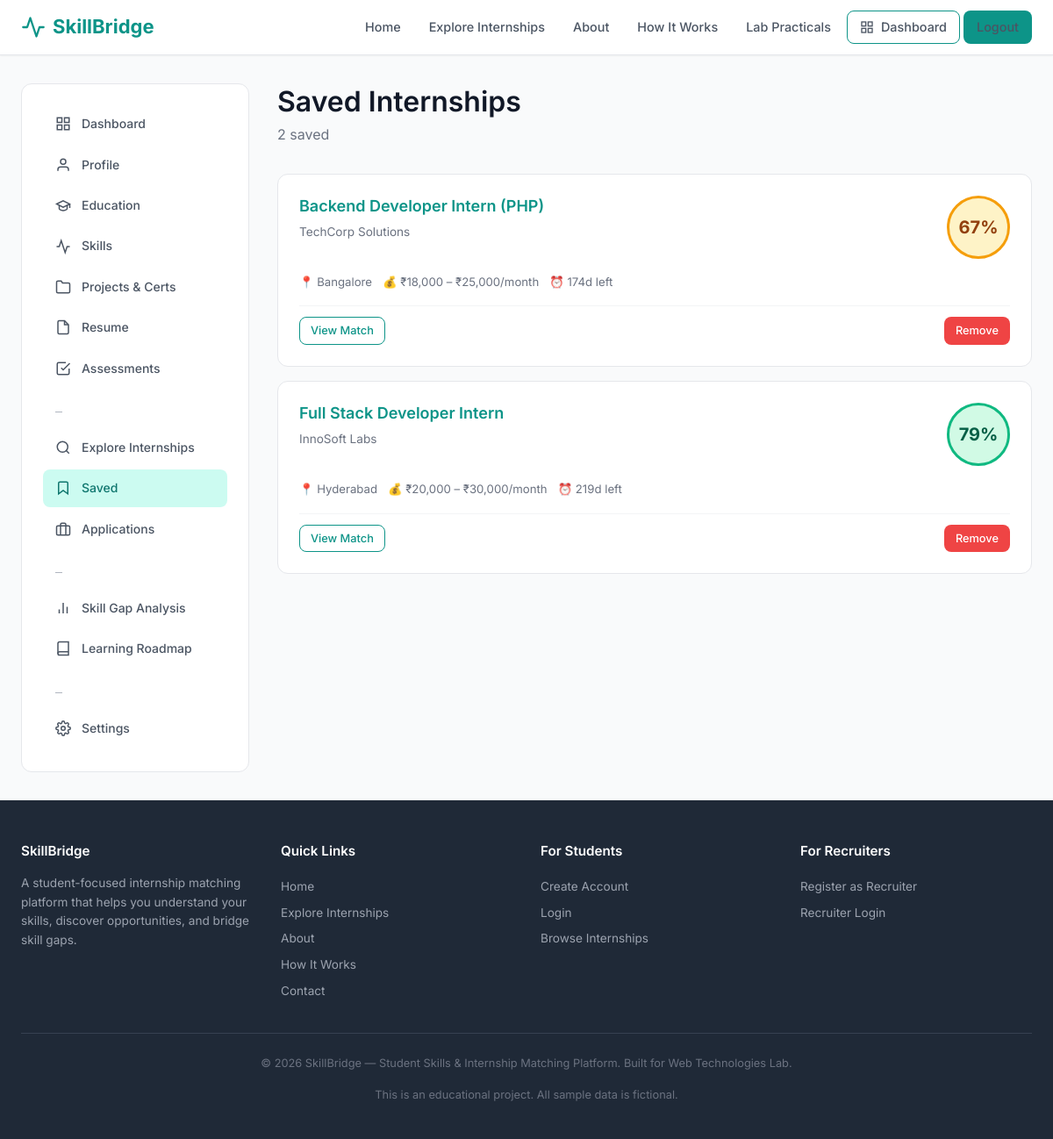
Screenshot of /student/saved-internships.php (signed in) with the database file from the repository.
### tables this page shows
CREATE TABLE saved_internships (
    id INT AUTO_INCREMENT PRIMARY KEY,
    student_profile_id INT NOT NULL,
    internship_id INT NOT NULL,
    saved_at TIMESTAMP DEFAULT CURRENT_TIMESTAMP,
    UNIQUE KEY uk_saved (student_profile_id, internship_id),
    FOREIGN KEY (student_profile_id) REFERENCES student_profiles(id) ON DELETE CASCADE,
    FOREIGN KEY (internship_id) REFERENCES internships(id) ON DELETE CASCADE
);

CREATE TABLE internships (
    id INT AUTO_INCREMENT PRIMARY KEY,
    recruiter_profile_id INT NOT NULL,
    title VARCHAR(200) NOT NULL,
    description TEXT NOT NULL,
    responsibilities TEXT DEFAULT NULL,
    eligibility TEXT DEFAULT NULL,
    eligible_degrees VARCHAR(255) DEFAULT NULL,     
    eligible_branches VARCHAR(255) DEFAULT NULL,    
    min_graduation_year INT DEFAULT NULL,
    max_graduation_year INT DEFAULT NULL,
    location VARCHAR(150) DEFAULT NULL,
    work_mode ENUM('remote', 'hybrid', 'onsite') DEFAULT 'remote',
    stipend_min INT DEFAULT 0,
    stipend_max INT DEFAULT 0,
    is_paid TINYINT(1) DEFAULT 1,
    duration VARCHAR(100) DEFAULT NULL,
    openings INT DEFAULT 1,
    application_instructions TEXT DEFAULT NULL,
    start_date DATE DEFAULT NULL,
    application_deadline DATE DEFAULT NULL,
    status ENUM('draft', 'active', 'closed', 'expired') DEFAULT 'active',
    career_category VARCHAR(100) DEFAULT NULL,
    is_sample TINYINT(1) DEFAULT 0,    
    created_at TIMESTAMP DEFAULT CURRENT_TIMESTAMP,
    updated_at TIMESTAMP DEFAULT CURRENT_TIMESTAMP ON UPDATE CURRENT_TIMESTAMP,
    FOREIGN KEY (recruiter_profile_id) REFERENCES recruiter_profiles(id) ON DELETE CASCADE,
    INDEX idx_status (status),
    INDEX idx_deadline (application_deadline),
    INDEX idx_career (career_category)
);

CREATE TABLE recruiter_profiles (
    id INT AUTO_INCREMENT PRIMARY KEY,
    user_id INT NOT NULL,
    company_name VARCHAR(200) DEFAULT NULL,
    company_website VARCHAR(255) DEFAULT NULL,
    company_description TEXT DEFAULT NULL,
    company_logo_path VARCHAR(255) DEFAULT NULL,
    industry VARCHAR(100) DEFAULT NULL,
    company_size VARCHAR(50) DEFAULT NULL,
    location VARCHAR(150) DEFAULT NULL,
    phone VARCHAR(20) DEFAULT NULL,
    created_at TIMESTAMP DEFAULT CURRENT_TIMESTAMP,
    updated_at TIMESTAMP DEFAULT CURRENT_TIMESTAMP ON UPDATE CURRENT_TIMESTAMP,
    UNIQUE KEY uk_user (user_id),
    FOREIGN KEY (user_id) REFERENCES users(id) ON DELETE CASCADE
);

### includes/functions.php (called while the page is built, shortened)
<?php
function e(?string $str): string {
    return htmlspecialchars($str ?? '', ENT_QUOTES, 'UTF-8');
}
function calculateMatchScore(PDO $db, int $studentProfileId, int $internshipId): array {
    $stmt = $db->prepare('
        SELECT isr.skill_id, isr.importance, isr.min_proficiency, s.name AS skill_name
        FROM internship_skills isr
        JOIN skills s ON s.id = isr.skill_id
        WHERE isr.internship_id = ?
    ');
    $stmt->execute([$internshipId]);
    $requiredSkills = $stmt->fetchAll();
    $stmt = $db->prepare('
        SELECT ss.skill_id, ss.proficiency, s.name AS skill_name
        FROM student_skills ss
        JOIN skills s ON s.id = ss.skill_id
        WHERE ss.student_profile_id = ?
    ');
    $stmt->execute([$studentProfileId]);
    $studentSkillsRaw = $stmt->fetchAll();
    $studentSkills = [];
    foreach ($studentSkillsRaw as $ss) {
        $studentSkills[(int)$ss['skill_id']] = $ss['proficiency'];
    }
    $proficiencyLevels = ['beginner' => 1, 'intermediate' => 2, 'advanced' => 3];
    $matched  = [];
    $missing  = [];
    $weak     = [];
    $importanceWeights = ['required' => 1.0, 'preferred' => 0.6, 'nice_to_have' => 0.3];
    $totalWeight = 0;
    $earnedWeight = 0;
    foreach ($requiredSkills as $rs) {
        $skillId   = (int) $rs['skill_id'];
        $skillName = $rs['skill_name'];
        $importance = $rs['importance'];
        $minProf   = $rs['min_proficiency'];
        $weight    = $importanceWeights[$importance] ?? 1.0;
        $totalWeight += $weight;
        if (isset($studentSkills[$skillId])) {
            $studentLevel = $proficiencyLevels[$studentSkills[$skillId]] ?? 1;
            $requiredLevel = $proficiencyLevels[$minProf] ?? 1;
            if ($studentLevel >= $requiredLevel) {
                $matched[] = [
                    'name'       => $skillName,
                    'importance' => $importance,
                    'student_level' => $studentSkills[$skillId],
                    'required_level' => $minProf,
                ];
                $earnedWeight += $weight;
            } else {
                $weak[] = [
                    'name'       => $skillName,
                    'importance' => $importance,
                    'student_level' => $studentSkills[$skillId],
                    'required_level' => $minProf,
                ];
                $earnedWeight += $weight * ($studentLevel / $requiredLevel);
            }
        } else {
            $missing[] = [
                'name'       => $skillName,
                'importance' => $importance,
                'required_level' => $minProf,
            ];
        }
    }
    $score = ($totalWeight > 0) ? round(($earnedWeight / $totalWeight) * 100) : 0;
    $score = min(100, max(0, $score));
    $explanation = "You match {$score}% of the requirements. ";
    $matchedCount = count($matched);
    $totalCount   = count($requiredSkills);
    $explanation  .= "You have {$matchedCount} of {$totalCount} required skills at the needed level. ";
    if (!empty($missing)) {
        $missingNames = array_column($missing, 'name');
        $explanation .= "Missing: " . implode(', ', $missingNames) . ". ";
    }
    if (!empty($weak)) {
        $weakNames = array_column($weak, 'name');
        $explanation .= "Needs improvement: " . implode(', ', $weakNames) . ". ";
    }
    return [
        'score'           => $score,
        'matched_skills'  => $matched,
        'missing_skills'  => $missing,
        'weak_skills'     => $weak,
        'total_required'  => $totalCount,
        'explanation'     => trim($explanation),
    ];
}
function formatStipend(int $min, int $max, bool $isPaid): string {
    return '₹' . number_format($min) . ' – ₹' . number_format($max) . '/month';
}
function daysRemaining(?string $deadline): ?int {
    $deadlineTime = strtotime($deadline);
    $diff = $deadlineTime - time();
    return (int) ceil($diff / 86400);
}

### includes/auth.php (called while the page is built, shortened)
<?php
function getCurrentUserId(): ?int {
    return $_SESSION['user_id'] ?? null;
}
function getCurrentUserRole(): ?string {
    return $_SESSION['user_role'] ?? null;
}
function getStudentProfileId(?PDO $db): ?int {
    $stmt = $db->prepare('SELECT id FROM student_profiles WHERE user_id = ?');
    $stmt->execute([getCurrentUserId()]);
    $result = $stmt->fetch();
    return $result ? (int) $result['id'] : null;
}

### student/saved-internships.php (the view, shortened to what this page needs)
<?php
require_once __DIR__.'/../config/database.php';require_once __DIR__.'/../includes/auth.php';require_once __DIR__.'/../includes/csrf.php';require_once __DIR__.'/../includes/functions.php';
requireRole('student');$db=getDB();$profileId=getStudentProfileId($db);
$stmt=$db->prepare('SELECT i.*, rp.company_name, si.saved_at FROM saved_internships si JOIN internships i ON i.id=si.internship_id JOIN recruiter_profiles rp ON rp.id=i.recruiter_profile_id WHERE si.student_profile_id=? ORDER BY si.saved_at DESC');
$stmt->execute([$profileId]);$saved=$stmt->fetchAll();
include __DIR__.'/../includes/header.php';
?>
<div class="main-content"><div class="container"><div class="dashboard-layout"><?php include __DIR__.'/sidebar.php'; ?>
<div>
<div class="page-header"><h1>Saved Internships</h1><p><?php echo count($saved); ?> saved</p></div>
<?php if(empty($saved)): ?><div class="card"><div class="empty-state"><h3>No saved internships</h3><p>Browse internships and save ones you're interested in.</p><a href="/wtproject/student/internships.php" class="btn btn-primary mt-2">Explore Internships</a></div></div>
<?php else: ?>
<?php foreach($saved as $s):$match=calculateMatchScore($db,$profileId,(int)$s['id']);$days=daysRemaining($s['application_deadline']);$level=$match['score']>=70?'high':($match['score']>=40?'medium':'low'); ?>
<div class="internship-card mb-2">
    <div class="internship-card-top"><div class="internship-card-info"><h3><a href="/wtproject/student/internship-match.php?id=<?php echo (int)$s['id']; ?>"><?php echo e($s['title']); ?></a></h3><span class="company"><?php echo e($s['company_name']); ?></span></div>
    <div class="match-score <?php echo $level; ?>"><?php echo $match['score']; ?>%</div></div>
    <div class="internship-card-meta"><span>📍 <?php echo e($s['location']?:'Remote'); ?></span><span>💰 <?php echo formatStipend($s['stipend_min'],$s['stipend_max'],$s['is_paid']); ?></span>
    <?php if($days!==null): ?><span><?php echo $days>0?"⏰ {$days}d left":'❌ Expired'; ?></span><?php endif; ?></div>
    <div class="internship-card-actions">
        <a href="/wtproject/student/internship-match.php?id=<?php echo (int)$s['id']; ?>" class="btn btn-sm btn-outline">View Match</a>
        <form method="POST" style="display:inline;"><button type="submit" class="btn btn-sm btn-danger">Remove</button></form>
    </div>
</div>
<?php endforeach; endif; ?>
</div></div></div></div>
<?php include __DIR__.'/../includes/footer.php'; ?>

### assets/css/style.css (style rules this page uses)
:root { --primary: #0d9488; --primary-dark: #0f766e; --primary-light: #ccfbf1; --secondary: #4f46e5; --secondary-light: #e0e7ff; --accent: #f59e0b; --success: #10b981; --danger: #ef4444; --warning: #f59e0b; --info: #3b82f6; --purple: #8b5cf6; --gray-50: #f9fafb; --gray-100: #f3f4f6; --gray-200: #e5e7eb; --gray-300: #d1d5db; --gray-400: #9ca3af; --gray-500: #6b7280; --gray-600: #4b5563; --gray-700: #374151; --gray-800: #1f2937; --gray-900: #111827; --white: #ffffff; --font-sans: 'Inter', -apple-system, BlinkMacSystemFont, 'Segoe UI', Roboto, sans-serif; --font-mono: 'Fira Code', 'Consolas', monospace; --shadow-sm: 0 1px 2px 0 rgba(0,0,0,0.05); --shadow: 0 1px 3px 0 rgba(0,0,0,0.1), 0 1px 2px -1px rgba(0,0,0,0.1); --shadow-md: 0 4px 6px -1px rgba(0,0,0,0.1), 0 2px 4px -2px rgba(0,0,0,0.1); --shadow-lg: 0 10px 15px -3px rgba(0,0,0,0.1), 0 4px 6px -4px rgba(0,0,0,0.1); --radius: 8px; --radius-lg: 12px; --transition: all 0.2s ease; }
*, *::before, *::after { margin: 0; padding: 0; box-sizing: border-box; }
html { scroll-behavior: smooth; font-size: 16px; }
body { font-family: var(--font-sans); color: var(--gray-800); background-color: var(--gray-50); line-height: 1.6; min-height: 100vh; display: flex; flex-direction: column; }
a { color: var(--primary); text-decoration: none; transition: var(--transition); }
h1, h2, h3, h4, h5, h6 { color: var(--gray-900); font-weight: 600; line-height: 1.3; margin-bottom: 0.5em; }
h1 { font-size: 2rem; }
h3 { font-size: 1.375rem; }
p { margin-bottom: 1rem; }
.container { width: 100%; max-width: 1200px; margin: 0 auto; padding: 0 1.5rem; }
.main-content { flex: 1; padding: 2rem 0; }
.btn { display: inline-flex; align-items: center; gap: 0.5rem; padding: 0.625rem 1.25rem; border: 1px solid transparent; border-radius: var(--radius); font-size: 0.9rem; font-weight: 500; cursor: pointer; transition: var(--transition); text-align: center; text-decoration: none; line-height: 1.4; font-family: inherit; }
.btn-outline { background: transparent; color: var(--primary); border-color: var(--primary); }
.btn-danger { background: var(--danger); color: var(--white); }
.btn-sm { padding: 0.375rem 0.75rem; font-size: 0.8rem; }
.match-score { width: 72px; height: 72px; border-radius: 50%; display: flex; align-items: center; justify-content: center; font-size: 1.25rem; font-weight: 700; flex-shrink: 0; }
.match-score.high { background: #d1fae5; color: #065f46; border: 3px solid #10b981; }
.match-score.medium { background: #fef3c7; color: #92400e; border: 3px solid #f59e0b; }
.internship-card { background: var(--white); border: 1px solid var(--gray-200); border-radius: var(--radius-lg); padding: 1.5rem; transition: var(--transition); display: flex; flex-direction: column; gap: 1rem; }
.internship-card-top { display: flex; justify-content: space-between; align-items: flex-start; gap: 1rem; }
.internship-card-info h3 { font-size: 1.125rem; margin-bottom: 0.25rem; }
.internship-card-info .company { color: var(--gray-500); font-size: 0.85rem; }
.internship-card-meta { display: flex; flex-wrap: wrap; gap: 0.75rem; font-size: 0.825rem; color: var(--gray-500); }
.internship-card-meta span { display: inline-flex; align-items: center; gap: 0.25rem; }
.internship-card-actions { display: flex; justify-content: space-between; align-items: center; padding-top: 0.75rem; border-top: 1px solid var(--gray-100); }
.dashboard-layout { display: grid; grid-template-columns: 260px 1fr; gap: 2rem; min-height: calc(100vh - 140px); }
.sidebar-nav a svg { width: 18px; height: 18px; flex-shrink: 0; }
.page-header { margin-bottom: 2rem; }
.page-header h1 { margin-bottom: 0.25rem; }
.page-header p { color: var(--gray-500); margin-bottom: 0; }
.mb-2 { margin-bottom: 1rem; }

### rows the page displays
saved_internships: internship.title "Backend Developer Intern (PHP)", recruiter_profiles.company_name "TechCorp Solutions", score "67", internship.location "Bangalore", internship.is_paid "₹18,000 – ₹25,000/month", internship.application_deadline "174"
saved_internships: internship.title "Full Stack Developer Intern", recruiter_profiles.company_name "InnoSoft Labs", score "79", internship.location "Hyderabad", internship.is_paid "₹20,000 – ₹30,000/month", internship.application_deadline "219"

### other values shown
$link[1] "Dashboard"
$link[1] "Profile"
$link[1] "Education"
$link[1] "Skills"
$link[1] "Projects & Certs"
$link[1] "Resume"
$link[1] "Assessments"
$link[1] "Explore Internships"
$link[1] "Saved"
$link[1] "Applications"
$link[1] "Skill Gap Analysis"
$link[1] "Learning Roadmap"
$link[1] "Settings"
count($saved) "2"
